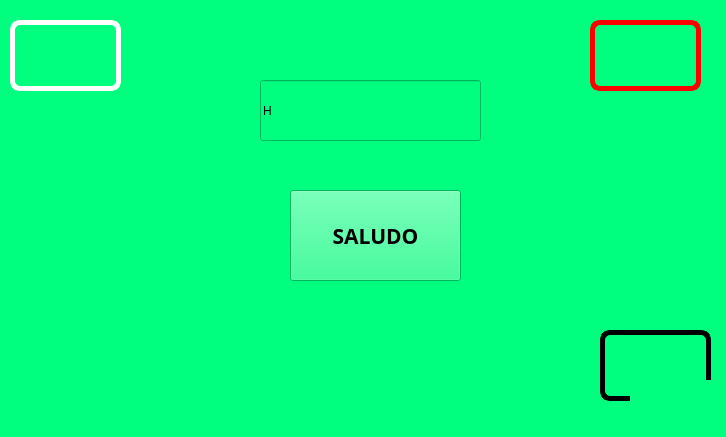
<?xml version="1.0" encoding="UTF-8"?>
<ui version="4.0">
 <class>MainWindow</class>
 <widget class="QMainWindow" name="MainWindow">
  <property name="geometry">
   <rect>
    <x>0</x>
    <y>0</y>
    <width>726</width>
    <height>437</height>
   </rect>
  </property>
  <property name="windowTitle">
   <string>MainWindow</string>
  </property>
  <property name="styleSheet">
   <string notr="true">background-color: rgb(0, 255, 127);</string>
  </property>
  <widget class="QWidget" name="centralwidget">
   <widget class="QLabel" name="label_3">
    <property name="geometry">
     <rect>
      <x>600</x>
      <y>330</y>
      <width>111</width>
      <height>71</height>
     </rect>
    </property>
    <property name="styleSheet">
     <string notr="true">border: 5px solid black;
border-radius: 10px;
</string>
    </property>
    <property name="text">
     <string/>
    </property>
    <property name="pixmap">
     <pixmap resource="../recursos.qrc">:/Logos/Imagenes/equipo.jpeg</pixmap>
    </property>
    <property name="scaledContents">
     <bool>true</bool>
    </property>
   </widget>
   <widget class="QLabel" name="label_2">
    <property name="geometry">
     <rect>
      <x>590</x>
      <y>20</y>
      <width>111</width>
      <height>71</height>
     </rect>
    </property>
    <property name="styleSheet">
     <string notr="true">border: 5px solid red;
border-radius: 10px;
</string>
    </property>
    <property name="text">
     <string/>
    </property>
    <property name="pixmap">
     <pixmap resource="../recursos.qrc">:/Logos/Imagenes/logo fians.jpg</pixmap>
    </property>
    <property name="scaledContents">
     <bool>true</bool>
    </property>
   </widget>
   <widget class="QLabel" name="label_4">
    <property name="geometry">
     <rect>
      <x>10</x>
      <y>20</y>
      <width>111</width>
      <height>71</height>
     </rect>
    </property>
    <property name="styleSheet">
     <string notr="true">border: 5px solid white;
border-radius: 10px;
</string>
    </property>
    <property name="text">
     <string/>
    </property>
    <property name="pixmap">
     <pixmap resource="../recursos.qrc">:/Logos/Imagenes/logo uat.jpg</pixmap>
    </property>
    <property name="scaledContents">
     <bool>true</bool>
    </property>
   </widget>
   <widget class="QLabel" name="rec4">
    <property name="geometry">
     <rect>
      <x>630</x>
      <y>380</y>
      <width>171</width>
      <height>141</height>
     </rect>
    </property>
    <property name="text">
     <string/>
    </property>
    <property name="scaledContents">
     <bool>true</bool>
    </property>
   </widget>
   <widget class="QLabel" name="txtRecomendacion">
    <property name="geometry">
     <rect>
      <x>70</x>
      <y>530</y>
      <width>721</width>
      <height>51</height>
     </rect>
    </property>
    <property name="font">
     <font>
      <family>Tw Cen MT Condensed Extra Bold</family>
      <pointsize>11</pointsize>
     </font>
    </property>
    <property name="text">
     <string/>
    </property>
   </widget>
   <widget class="QLineEdit" name="nombre">
    <property name="geometry">
     <rect>
      <x>260</x>
      <y>80</y>
      <width>221</width>
      <height>61</height>
     </rect>
    </property>
    <property name="text">
     <string>H</string>
    </property>
   </widget>
   <widget class="QPushButton" name="pushButton">
    <property name="geometry">
     <rect>
      <x>290</x>
      <y>190</y>
      <width>171</width>
      <height>91</height>
     </rect>
    </property>
    <property name="font">
     <font>
      <family>Segoe UI Black</family>
      <pointsize>16</pointsize>
      <weight>75</weight>
      <bold>true</bold>
     </font>
    </property>
    <property name="text">
     <string>SALUDO</string>
    </property>
   </widget>
  </widget>
 </widget>
 <resources>
  <include location="../recursos.qrc"/>
 </resources>
 <connections/>
</ui>
